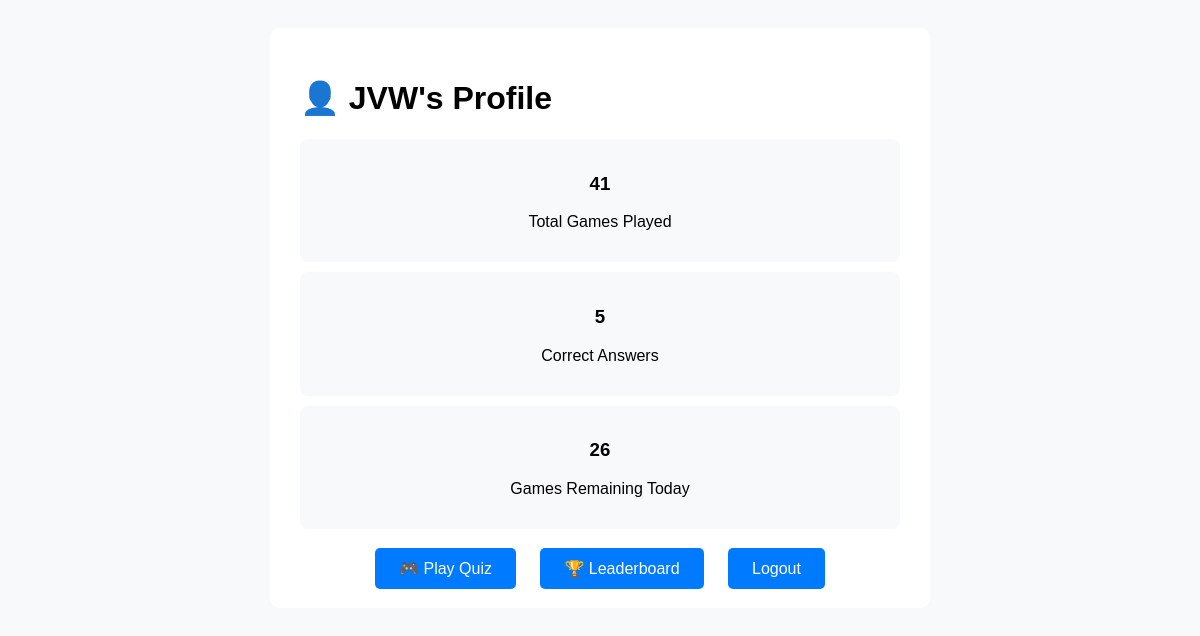
The page /profile/ (signed in) on the database as committed earlier.
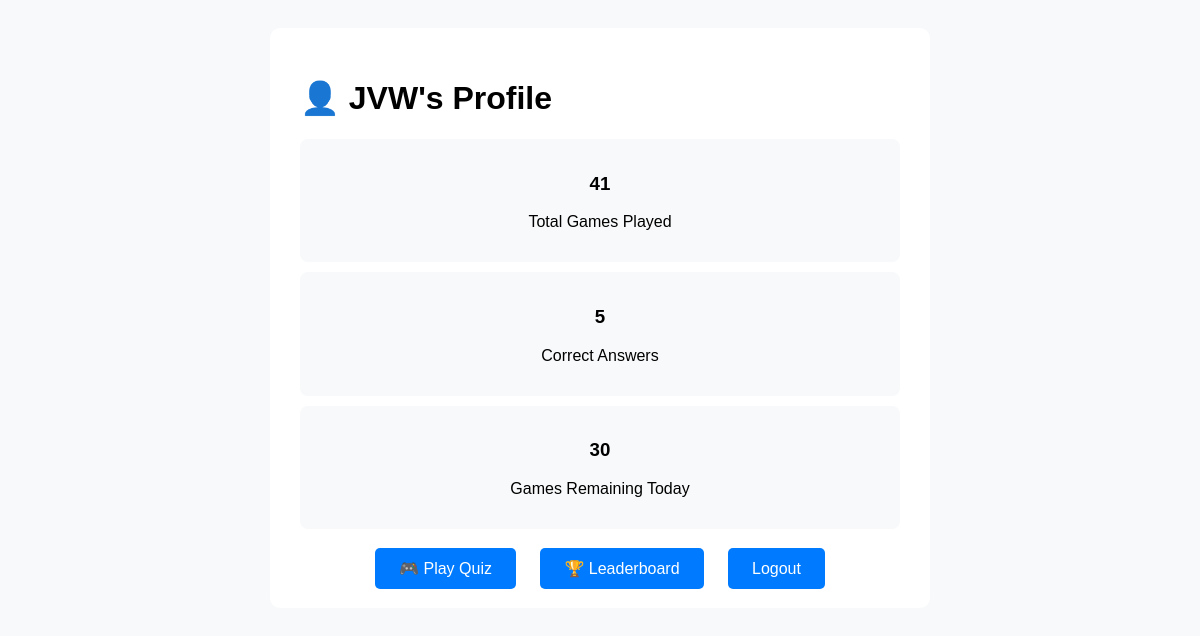
The same page on the database as committed later.
### quiz/models.py (models this page shows, shortened)
class UserProfile(models.Model):
    user = models.OneToOneField(User, on_delete=models.CASCADE)
    games_played_today = models.IntegerField(default=0)
    last_game_date = models.DateField(auto_now_add=True)
    is_premium = models.BooleanField(default=False)
    premium_expires = models.DateTimeField(null=True, blank=True)
    extra_games = models.IntegerField(default=0)
    def games_remaining(self):
        if self.is_premium and (not self.premium_expires or timezone.now() < self.premium_expires):
            return "Unlimited"
        if self.extra_games > 0:
            return self.extra_games + (30 - self.games_played_today)
        return max(0, 30 - self.games_played_today)

### quiz/views.py (the view)
# urls.py: path('profile/', views.user_profile, name='user_profile'),
@login_required
def user_profile(request):
    try:
        profile, created = UserProfile.objects.get_or_create(user=request.user)
        total_games = Score.objects.filter(user=request.user).count()
        correct_answers = Score.objects.filter(user=request.user, correct=True).count()
        return render(request, 'quiz/profile_simple.html', {
            'profile': profile,
            'total_games': total_games,
            'correct_answers': correct_answers
        })
    except:
        return redirect('home')

### templates/quiz/profile_simple.html (shortened to what this page needs)
<!DOCTYPE html>
<html>
<head>
</head>
<body>
    <div class="container">
        <h1>👤 {{ user.username }}'s Profile</h1>
        <div class="stat">
            <h3>{{ total_games }}</h3>
            <p>Total Games Played</p>
        </div>
        <div class="stat">
            <h3>{{ correct_answers }}</h3>
            <p>Correct Answers</p>
        </div>
        <div class="stat">
            <h3>{{ profile.games_remaining }}</h3>
            <p>Games Remaining Today</p>
        </div>
        <div style="text-align: center; margin-top: 30px;">
            <a href="/" class="btn">🎮 Play Quiz</a>
            <a href="/leaderboard/" class="btn">🏆 Leaderboard</a>
            <a href="/logout/" class="btn">Logout</a>
        </div>
    </div>
</body>
</html>

Rows that differ between the two databases and show on the page:
changed UserProfile: games_remaining "26" → "30"
